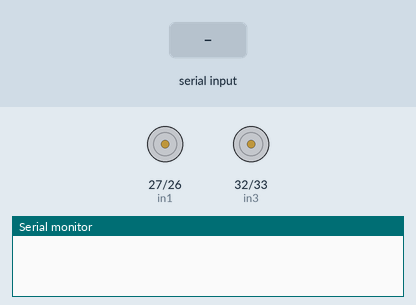
This sketch was run on a simulated ESP32. Parts: motor-driver pin pairs drawn as motors (green arrow = first pin HIGH = forward, orange = second pin HIGH = backward, longer = more drive, scaled by the enable pin), the last lines printed to the serial monitor. The inputs (shaded band) are chosen by the test bench.

Above: at 1.2 s.
1.3 s: "error_\n" received over Serial
At 2.4 s:
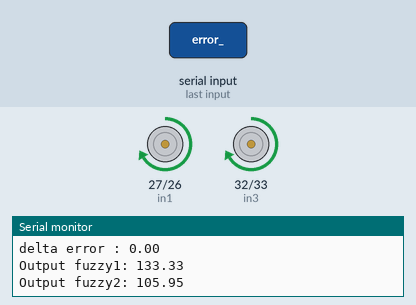
2.8 s: "error_90\n" received over Serial
At 3.6 s:
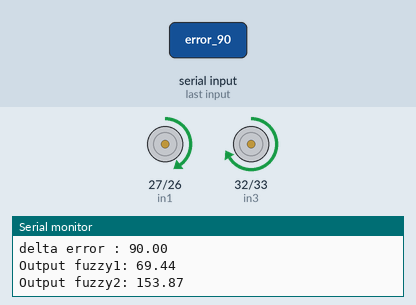
4.3 s: "error_,45\n" received over Serial
At 4.7 s:
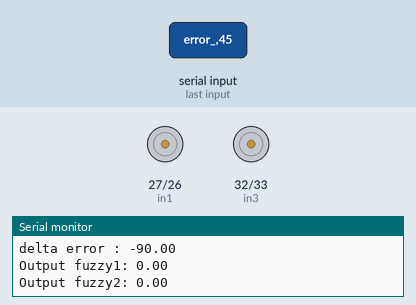
Timing chart, 0 to 7.3 s (numbered marks = the images above; inputs shaded):
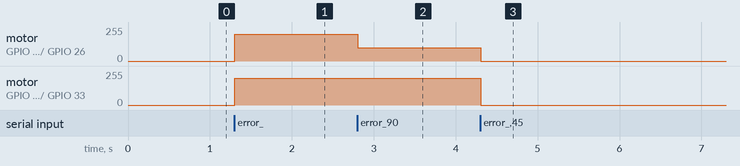

Measured:
- after the input at 1.3 s, motor on GPIO 27 (in1) / GPIO 26 (in2), motor on GPIO 32 (in3) / GPIO 33 (in4): stopped → forward 200/255 at once
- after the input at 2.8 s, motor on GPIO 27 (in1) / GPIO 26 (in2): forward 200/255 → forward 100/255 at once
- after the input at 4.3 s, motor on GPIO 27 (in1) / GPIO 26 (in2): forward 100/255 → stopped at once; motor on GPIO 32 (in3) / GPIO 33 (in4): forward 200/255 → stopped at once

The sketch:

FLC_DriverL298N.ino
```cpp
#include <Fuzzy.h>

#define enA 14
#define in1 27
#define in2 26
#define enB 12
#define in3 32
#define in4 33

int motorSpeedA = 0;
int motorSpeedB = 0;


// Membuat objek Fuzzy/////////////////////////////////////////////////////////////////////////////////////////////////////////////////////////////////////////
Fuzzy *fuzzy = new Fuzzy();

// Mendefinisikan FuzzySet untuk input dan output

// Input membership function untuk error

FuzzySet *Kiri_Tajam = new FuzzySet(-70, -70, -50, -30);
FuzzySet *Kiri = new FuzzySet(-40, -30, -20, -10);
FuzzySet *Lurus = new FuzzySet(-10, -5, 5, 10);
FuzzySet *Kanan = new FuzzySet(10, 20 , 30, 40);
FuzzySet *Kanan_Tajam = new FuzzySet(30, 50, 70, 70);

// Input membership function untuk delta_error
FuzzySet *Delta_Kiri_Tajam = new FuzzySet(-70, -50, -30, -30);
FuzzySet *Delta_Kiri = new FuzzySet(-40, -30, -20, -10);
FuzzySet *Delta_Lurus = new FuzzySet(-10, -5, 5, 10);
FuzzySet *Delta_Kanan = new FuzzySet(10, 20, 30, 40);
FuzzySet *Delta_Kanan_Tajam = new FuzzySet(30, 50, 70, 70);
///////////////////////////////////////////////////////////////////////////////////////////////////////////////////////////////////////////////////////////

//// Output membership function (kecepatan motor kanan)
//FuzzySet *RightStop = new FuzzySet(0, 0, 5, 10);
//FuzzySet *RightPelan = new FuzzySet(50, 50, 75, 100);
//FuzzySet *RightSedang = new FuzzySet(100, 125, 150, 175);
//FuzzySet *RightCepat = new FuzzySet(175, 200, 225, 225);


//// Output membership function (kecepatan motor kiri)
//FuzzySet *LeftStop = new FuzzySet(0, 0, 0.5, 1);
//FuzzySet *LeftPelan = new FuzzySet(50, 50, 75, 100);
//FuzzySet *LeftSedang = new FuzzySet(100, 125, 150, 175);
//FuzzySet *LeftCepat = new FuzzySet(175, 200, 225, 225);
////////////////////////////////////////////////////////////////////////////////////////////////////////////////////////////////////////////////////

//// Output membership function (kecepatan motor kanan)
//FuzzySet *RightStop = new FuzzySet(0, 0, 5, 10);
FuzzySet *RightPelan = new FuzzySet(50, 50, 75, 100);
FuzzySet *RightSedang = new FuzzySet(100, 115, 140, 175);
FuzzySet *RightCepat = new FuzzySet(175, 180, 205, 205);


//// Output membership function (kecepatan motor kiri)
//FuzzySet *LeftStop = new FuzzySet(0, 0, 0.5, 1);
FuzzySet *LeftPelan = new FuzzySet(50, 50, 75, 100);
FuzzySet *LeftSedang = new FuzzySet(100, 115, 140, 175);
FuzzySet *LeftCepat = new FuzzySet(175, 180, 205, 205);

float previousError = 0; // Menyimpan nilai error sebelumnya

void setup(){
  pinMode(enA, OUTPUT);
  pinMode(enB, OUTPUT);
  pinMode(in1, OUTPUT);
  pinMode(in2, OUTPUT);
  pinMode(in3, OUTPUT);
  pinMode(in4, OUTPUT);

  Serial.begin(115200);

  // Menambahkan FuzzyInput untuk error
  FuzzyInput *error = new FuzzyInput(1);
  error->addFuzzySet(Kiri_Tajam);
  error->addFuzzySet(Kiri);
  error->addFuzzySet(Lurus);
  error->addFuzzySet(Kanan);
  error->addFuzzySet(Kanan_Tajam);
  fuzzy->addFuzzyInput(error);

  // Menambahkan FuzzyInput untuk delta_error
  FuzzyInput *delta_error = new FuzzyInput(2);
  delta_error->addFuzzySet(Delta_Kiri_Tajam);
  delta_error->addFuzzySet(Delta_Kiri);
  delta_error->addFuzzySet(Delta_Lurus);
  delta_error->addFuzzySet(Delta_Kanan);
  delta_error->addFuzzySet(Delta_Kanan_Tajam);
  fuzzy->addFuzzyInput(delta_error);

  // Menambahkan FuzzyOutput untuk motor kanan dan kiri
  FuzzyOutput *MotorKanan = new FuzzyOutput(1); // Output 1 untuk Motor Kanan
  MotorKanan->addFuzzySet(RightPelan);
  MotorKanan->addFuzzySet(RightSedang);
  MotorKanan->addFuzzySet(RightCepat);
  fuzzy->addFuzzyOutput(MotorKanan);

  FuzzyOutput *MotorKiri = new FuzzyOutput(2);
  MotorKiri->addFuzzySet(LeftPelan);
  MotorKiri->addFuzzySet(LeftSedang);
  MotorKiri->addFuzzySet(LeftCepat);
  fuzzy->addFuzzyOutput(MotorKiri);


  //  // Definisi FuzzyRuleAntecedent dan FuzzyRuleConsequent berdasarkan tabel // Belok kiri tajam
    FuzzyRuleAntecedent *ifKiri_TajamAndDelta_Kiri_Tajam = new FuzzyRuleAntecedent();
    ifKiri_TajamAndDelta_Kiri_Tajam->joinWithAND(Kiri_Tajam, Delta_Kiri_Tajam);
    FuzzyRuleConsequent *thenRightCepatAndLeftPelan1 = new FuzzyRuleConsequent();
    thenRightCepatAndLeftPelan1->addOutput(RightCepat);
    thenRightCepatAndLeftPelan1->addOutput(LeftPelan);
    FuzzyRule *fuzzyRule1 = new FuzzyRule(1, ifKiri_TajamAndDelta_Kiri_Tajam, thenRightCepatAndLeftPelan1);
    fuzzy->addFuzzyRule(fuzzyRule1);

    //Belok Kanan tajam
    FuzzyRuleAntecedent *ifKanan_TajamAndDelta_Kanan_Tajam = new FuzzyRuleAntecedent();
    ifKanan_TajamAndDelta_Kanan_Tajam->joinWithAND(Kanan_Tajam, Delta_Kanan_Tajam);
    FuzzyRuleConsequent *thenRightPelanAndLeftCepat = new FuzzyRuleConsequent();
    thenRightPelanAndLeftCepat->addOutput(RightPelan);
    thenRightPelanAndLeftCepat->addOutput(LeftCepat);
    FuzzyRule *fuzzyRule2 = new FuzzyRule(2, ifKanan_TajamAndDelta_Kanan_Tajam, thenRightPelanAndLeftCepat);
    fuzzy->addFuzzyRule(fuzzyRule2);

    //Lurus enek 5 (rule 3-7)
    FuzzyRuleAntecedent *ifKiriAndDelta_Lurus= new FuzzyRuleAntecedent();
    ifKiriAndDelta_Lurus->joinWithAND(Kiri, Delta_Lurus);
    FuzzyRuleConsequent *thenRightSedangAndLeftSedang1 = new FuzzyRuleConsequent();
    thenRightSedangAndLeftSedang1->addOutput(RightSedang);
    thenRightSedangAndLeftSedang1->addOutput(LeftSedang);
    FuzzyRule *fuzzyRule3 = new FuzzyRule(3, ifKiriAndDelta_Lurus, thenRightSedangAndLeftSedang1);
    fuzzy->addFuzzyRule(fuzzyRule3);

      FuzzyRuleAntecedent *ifLurusAndDelta_Kiri = new FuzzyRuleAntecedent();
    ifLurusAndDelta_Kiri->joinWithAND(Lurus, Delta_Kiri);
    FuzzyRuleConsequent *thenRightSedangAndLeftSedang2 = new FuzzyRuleConsequent();
    thenRightSedangAndLeftSedang2->addOutput(RightSedang);
    thenRightSedangAndLeftSedang2->addOutput(LeftSedang);
    FuzzyRule *fuzzyRule4 = new FuzzyRule(4, ifLurusAndDelta_Kiri, thenRightSedangAndLeftSedang2);
    fuzzy->addFuzzyRule(fuzzyRule4);

    FuzzyRuleAntecedent *ifLurusAndDelta_Lurus = new FuzzyRuleAntecedent();
    ifLurusAndDelta_Lurus->joinWithAND(Lurus, Delta_Lurus);
    FuzzyRuleConsequent *thenRightSedangAndLeftSedang3 = new FuzzyRuleConsequent();
    thenRightSedangAndLeftSedang3->addOutput(RightSedang);
    thenRightSedangAndLeftSedang3->addOutput(LeftSedang);
    FuzzyRule *fuzzyRule5 = new FuzzyRule(5, ifLurusAndDelta_Lurus, thenRightSedangAndLeftSedang3);
    fuzzy->addFuzzyRule(fuzzyRule5);

    FuzzyRuleAntecedent *ifLurusAndDelta_Kanan = new FuzzyRuleAntecedent();
    ifLurusAndDelta_Kanan->joinWithAND(Lurus, Delta_Kanan);
    FuzzyRuleConsequent *thenRightSedangAndLeftSedang4 = new FuzzyRuleConsequent();
    thenRightSedangAndLeftSedang4->addOutput(RightSedang);
    thenRightSedangAndLeftSedang4->addOutput(LeftSedang);
    FuzzyRule *fuzzyRule6 = new FuzzyRule(6, ifLurusAndDelta_Kanan, thenRightSedangAndLeftSedang4);
    fuzzy->addFuzzyRule(fuzzyRule6);

    FuzzyRuleAntecedent *ifKananAndDelta_Lurus = new FuzzyRuleAntecedent();
    ifKananAndDelta_Lurus->joinWithAND(Kanan, Delta_Lurus);
    FuzzyRuleConsequent *thenRightSedangAndLeftSedang5 = new FuzzyRuleConsequent();
    thenRightSedangAndLeftSedang5->addOutput(RightSedang);
    thenRightSedangAndLeftSedang5->addOutput(LeftSedang);
    FuzzyRule *fuzzyRule7 = new FuzzyRule(7, ifKananAndDelta_Lurus, thenRightSedangAndLeftSedang5);
    fuzzy->addFuzzyRule(fuzzyRule7);

    //Belok kiri enek 9 (Berarti rule 8 - 16)
    FuzzyRuleAntecedent *ifKiri_TajamAndDelta_Kiri = new FuzzyRuleAntecedent();
    ifKiri_TajamAndDelta_Kiri->joinWithAND(Kiri_Tajam, Delta_Kiri);
    FuzzyRuleConsequent *thenRightSedangAndLeftPelan1 = new FuzzyRuleConsequent();
    thenRightSedangAndLeftPelan1->addOutput(RightSedang);
    thenRightSedangAndLeftPelan1->addOutput(LeftPelan);
    FuzzyRule *fuzzyRule8 = new FuzzyRule(8, ifKiri_TajamAndDelta_Kiri, thenRightSedangAndLeftPelan1);
    fuzzy->addFuzzyRule(fuzzyRule8);

    FuzzyRuleAntecedent *ifKiri_TajamAndDelta_Lurus = new FuzzyRuleAntecedent();
    ifKiri_TajamAndDelta_Lurus->joinWithAND(Kiri_Tajam, Delta_Lurus);
    FuzzyRuleConsequent *thenRightSedangAndLeftPelan2 = new FuzzyRuleConsequent();
    thenRightSedangAndLeftPelan2->addOutput(RightSedang);
    thenRightSedangAndLeftPelan2->addOutput(LeftPelan);
    FuzzyRule *fuzzyRule9 = new FuzzyRule(9, ifKiri_TajamAndDelta_Lurus, thenRightSedangAndLeftPelan2);
    fuzzy->addFuzzyRule(fuzzyRule9);

    FuzzyRuleAntecedent *ifKiri_TajamAndDelta_Kanan = new FuzzyRuleAntecedent();
    ifKiri_TajamAndDelta_Kanan->joinWithAND(Kiri_Tajam, Delta_Kanan);
    FuzzyRuleConsequent *thenRightSedangAndLeftPelan3 = new FuzzyRuleConsequent();
    thenRightSedangAndLeftPelan3->addOutput(RightSedang);
    thenRightSedangAndLeftPelan3->addOutput(LeftPelan);
    FuzzyRule *fuzzyRule10 = new FuzzyRule(10, ifKiri_TajamAndDelta_Kanan, thenRightSedangAndLeftPelan3);
    fuzzy->addFuzzyRule(fuzzyRule10);

    FuzzyRuleAntecedent *ifKiri_TajamAndDelta_Kanan_Tajam = new FuzzyRuleAntecedent();
    ifKiri_TajamAndDelta_Kanan_Tajam->joinWithAND(Kiri_Tajam, Delta_Kanan_Tajam);
    FuzzyRuleConsequent *thenRightSedangAndLeftPelan4 = new FuzzyRuleConsequent();
    thenRightSedangAndLeftPelan4->addOutput(RightSedang);
    thenRightSedangAndLeftPelan4->addOutput(LeftPelan);
    FuzzyRule *fuzzyRule11 = new FuzzyRule(11, ifKiri_TajamAndDelta_Kanan_Tajam, thenRightSedangAndLeftPelan4);
    fuzzy->addFuzzyRule(fuzzyRule11);

    FuzzyRuleAntecedent *ifKiriAndDelta_Kiri_tajam = new FuzzyRuleAntecedent();
    ifKiriAndDelta_Kiri_tajam->joinWithAND(Kiri, Delta_Kiri_Tajam);
    FuzzyRuleConsequent *thenRightSedangAndLeftPelan5 = new FuzzyRuleConsequent();
    thenRightSedangAndLeftPelan5->addOutput(RightSedang);
    thenRightSedangAndLeftPelan5->addOutput(LeftPelan);
    FuzzyRule *fuzzyRule12 = new FuzzyRule(12, ifKiriAndDelta_Kiri_tajam, thenRightSedangAndLeftPelan5);
    fuzzy->addFuzzyRule(fuzzyRule12);

    FuzzyRuleAntecedent *ifKiriAndDelta_Kiri_Tajam = new FuzzyRuleAntecedent();
    ifKiriAndDelta_Kiri_Tajam->joinWithAND(Kiri, Delta_Kiri_Tajam);
    FuzzyRuleConsequent *thenRightSedangAndLeftPelan6 = new FuzzyRuleConsequent();
    thenRightSedangAndLeftPelan6->addOutput(RightSedang);
    thenRightSedangAndLeftPelan6->addOutput(LeftPelan);
    FuzzyRule *fuzzyRule13 = new FuzzyRule(13, ifKiriAndDelta_Kiri_Tajam, thenRightSedangAndLeftPelan6);
    fuzzy->addFuzzyRule(fuzzyRule13);

      FuzzyRuleAntecedent *ifKiriAndDelta_Kanan = new FuzzyRuleAntecedent();
    ifKiriAndDelta_Kanan->joinWithAND(Kiri, Delta_Kanan);
    FuzzyRuleConsequent *thenRightSedangAndLeftPelan7 = new FuzzyRuleConsequent();
    thenRightSedangAndLeftPelan7->addOutput(RightSedang);
    thenRightSedangAndLeftPelan7->addOutput(LeftPelan);
    FuzzyRule *fuzzyRule14 = new FuzzyRule(14, ifKiriAndDelta_Kanan, thenRightSedangAndLeftPelan7);
    fuzzy->addFuzzyRule(fuzzyRule14);

    FuzzyRuleAntecedent *ifKiriAndDelta_Kanan_Tajam = new FuzzyRuleAntecedent();
    ifKiriAndDelta_Kanan_Tajam->joinWithAND(Kiri, Delta_Kanan_Tajam);
    FuzzyRuleConsequent *thenRightSedangAndLeftPelan8 = new FuzzyRuleConsequent();
    thenRightSedangAndLeftPelan8->addOutput(RightSedang);
    thenRightSedangAndLeftPelan8->addOutput(LeftPelan);
    FuzzyRule *fuzzyRule15 = new FuzzyRule(15, ifKiriAndDelta_Kanan_Tajam, thenRightSedangAndLeftPelan8);
    fuzzy->addFuzzyRule(fuzzyRule15);

    FuzzyRuleAntecedent *ifLurusAndDelta_Kiri_Tajam = new FuzzyRuleAntecedent();
    ifLurusAndDelta_Kiri_Tajam->joinWithAND(Lurus, Delta_Kiri_Tajam);
    FuzzyRuleConsequent *thenRightSedangAndLeftPelan9 = new FuzzyRuleConsequent();
    thenRightSedangAndLeftPelan9->addOutput(RightSedang);
    thenRightSedangAndLeftPelan9->addOutput(LeftPelan);
    FuzzyRule *fuzzyRule16 = new FuzzyRule(16, ifLurusAndDelta_Kiri_Tajam, thenRightSedangAndLeftPelan9);
    fuzzy->addFuzzyRule(fuzzyRule16);


    //belok kanan enek 9 (rule 16 -25)
    FuzzyRuleAntecedent *ifLurusAndDelta_Kanan_Tajam = new FuzzyRuleAntecedent();
    ifLurusAndDelta_Kanan_Tajam->joinWithAND(Lurus, Delta_Kanan_Tajam);
    FuzzyRuleConsequent *thenRightPelanAndLeftSedang1 = new FuzzyRuleConsequent();
    thenRightPelanAndLeftSedang1->addOutput(RightPelan);
    thenRightPelanAndLeftSedang1->addOutput(LeftSedang);
    FuzzyRule *fuzzyRule17 = new FuzzyRule(17, ifLurusAndDelta_Kanan_Tajam, thenRightPelanAndLeftSedang1);
    fuzzy->addFuzzyRule(fuzzyRule17);

    FuzzyRuleAntecedent *ifKananAndDelta_Kiri_Tajam = new FuzzyRuleAntecedent();
    ifKananAndDelta_Kiri_Tajam->joinWithAND(Kanan, Delta_Kiri_Tajam);
    FuzzyRuleConsequent *thenRightPelanAndLeftSedang2 = new FuzzyRuleConsequent();
    thenRightPelanAndLeftSedang2->addOutput(RightPelan);
    thenRightPelanAndLeftSedang2->addOutput(LeftSedang);
    FuzzyRule *fuzzyRule18 = new FuzzyRule(18, ifKananAndDelta_Kiri_Tajam, thenRightPelanAndLeftSedang2);
    fuzzy->addFuzzyRule(fuzzyRule18);

    FuzzyRuleAntecedent *ifKananAndDelta_Kiri= new FuzzyRuleAntecedent();
    ifKananAndDelta_Kiri->joinWithAND(Kanan, Delta_Kiri);
    FuzzyRuleConsequent *thenRightPelanAndLeftSedang3 = new FuzzyRuleConsequent();
    thenRightPelanAndLeftSedang3->addOutput(RightPelan);
    thenRightPelanAndLeftSedang3->addOutput(LeftSedang);
    FuzzyRule *fuzzyRule19 = new FuzzyRule(19, ifKananAndDelta_Kiri, thenRightPelanAndLeftSedang3);
    fuzzy->addFuzzyRule(fuzzyRule19);

    FuzzyRuleAntecedent *ifKananAndDelta_Kanan= new FuzzyRuleAntecedent();
    ifKananAndDelta_Kanan->joinWithAND(Kanan, Delta_Kanan);
    FuzzyRuleConsequent *thenRightPelanAndLeftSedang4 = new FuzzyRuleConsequent();
    thenRightPelanAndLeftSedang4->addOutput(RightPelan);
    thenRightPelanAndLeftSedang4->addOutput(LeftSedang);
    FuzzyRule *fuzzyRule20 = new FuzzyRule(20, ifKananAndDelta_Kanan, thenRightPelanAndLeftSedang4);
    fuzzy->addFuzzyRule(fuzzyRule20);

    FuzzyRuleAntecedent *ifKananAndDelta_Kanan_Tajam = new FuzzyRuleAntecedent();
    ifKananAndDelta_Kanan_Tajam->joinWithAND(Kanan, Delta_Kanan_Tajam);
    FuzzyRuleConsequent *thenRightPelanAndLeftSedang5 = new FuzzyRuleConsequent();
    thenRightPelanAndLeftSedang5->addOutput(RightPelan);
    thenRightPelanAndLeftSedang5->addOutput(LeftSedang);
    FuzzyRule *fuzzyRule21 = new FuzzyRule(21, ifKananAndDelta_Kanan_Tajam, thenRightPelanAndLeftSedang5);
    fuzzy->addFuzzyRule(fuzzyRule21);

    FuzzyRuleAntecedent *ifKanan_TajamAndDelta_Kiri_Tajam = new FuzzyRuleAntecedent();
    ifKanan_TajamAndDelta_Kiri_Tajam->joinWithAND(Kanan_Tajam, Delta_Kiri_Tajam);
    FuzzyRuleConsequent *thenRightPelanAndLeftSedang6 = new FuzzyRuleConsequent();
    thenRightPelanAndLeftSedang6->addOutput(RightPelan);
    thenRightPelanAndLeftSedang6->addOutput(LeftSedang);
    FuzzyRule *fuzzyRule22 = new FuzzyRule(22, ifKanan_TajamAndDelta_Kiri_Tajam, thenRightPelanAndLeftSedang6);
    fuzzy->addFuzzyRule(fuzzyRule22);

    FuzzyRuleAntecedent *ifKanan_TajamAndDelta_Kiri = new FuzzyRuleAntecedent();
    ifKanan_TajamAndDelta_Kiri->joinWithAND(Kanan_Tajam, Delta_Kiri);
    FuzzyRuleConsequent *thenRightPelanAndLeftSedang7 = new FuzzyRuleConsequent();
    thenRightPelanAndLeftSedang7->addOutput(RightPelan);
    thenRightPelanAndLeftSedang7->addOutput(LeftSedang);
    FuzzyRule *fuzzyRule23 = new FuzzyRule(23, ifKanan_TajamAndDelta_Kiri, thenRightPelanAndLeftSedang7);
    fuzzy->addFuzzyRule(fuzzyRule23);

    FuzzyRuleAntecedent *ifKanan_TajamAndDelta_Lurus = new FuzzyRuleAntecedent();
    ifKanan_TajamAndDelta_Lurus->joinWithAND(Kanan_Tajam, Delta_Lurus);
    FuzzyRuleConsequent *thenRightPelanAndLeftSedang8 = new FuzzyRuleConsequent();
    thenRightPelanAndLeftSedang8->addOutput(RightPelan);
    thenRightPelanAndLeftSedang8->addOutput(LeftSedang);
    FuzzyRule *fuzzyRule24 = new FuzzyRule(24, ifKanan_TajamAndDelta_Lurus, thenRightPelanAndLeftSedang8);
    fuzzy->addFuzzyRule(fuzzyRule24);

    FuzzyRuleAntecedent *ifKanan_TajamAndDelta_Kanan = new FuzzyRuleAntecedent();
    ifKanan_TajamAndDelta_Kanan->joinWithAND(Kanan_Tajam, Delta_Kanan);
    FuzzyRuleConsequent *thenRightPelanAndLeftSedang9 = new FuzzyRuleConsequent();
    thenRightPelanAndLeftSedang9->addOutput(RightPelan);
    thenRightPelanAndLeftSedang9->addOutput(LeftSedang);
    FuzzyRule *fuzzyRule25 = new FuzzyRule(25, ifKanan_TajamAndDelta_Kanan, thenRightPelanAndLeftSedang9);
    fuzzy->addFuzzyRule(fuzzyRule25);
}


void loop(){
  if (Serial.available() > 0) {
    String data = Serial.readStringUntil('\n'); // Membaca data serial hingga newline (\n)

    if (data.startsWith("error_")) { // Memeriksa apakah data dimulai dengan "error_"
      String errorString = data.substring(6); // Mengambil substring setelah "error_"
      float currentError = errorString.toFloat(); // Mengkonversi substring ke nilai float
//      float deltaError = previousError - 0; // Menghitung delta_error dari nilai previousError dikurangi 0

      float deltaError = currentError - previousError; // Menghitung delta_error dari nilai previousError dikurangi error sebelumnya

      Serial.print("error : ");
      Serial.println(currentError);
      Serial.print("delta error : ");
      Serial.println(deltaError);

      fuzzy->setInput(1, currentError); // Mengatur input fuzzy untuk error
      fuzzy->setInput(2, deltaError); // Mengatur input fuzzy untuk delta_error

      fuzzy->fuzzify(); // Melakukan fuzzifikasi

       // Mendefuzzifikasi output /////////////////////////////////////////////////////////////////////////////////////////////////////////////
      float output1 = fuzzy->defuzzify(1);
      float output2 = fuzzy->defuzzify(2);


      Serial.print("Output fuzzy1: ");
      Serial.println(output1);
      Serial.print("Output fuzzy2: ");
      Serial.println(output2);

      // Mengatur kecepatan motor berdasarkan hasil defuzzifikasi dan aturan fuzzy
      int pwmValueKanan = 0;
      int pwmValueKiri = 0;


//// Output membership function (kecepatan motor kiri)
//FuzzySet *LeftStop = new FuzzySet(0, 0, 0.5, 1);
//FuzzySet *LeftPelan = new FuzzySet(50, 50, 75, 100);
//FuzzySet *LeftSedang = new FuzzySet(90, 115, 140, 165);
//FuzzySet *LeftCepat = new FuzzySet(155, 180, 205, 205);

       if (output1 >= 155 && output2 >= 50 && output2 <= 100) { // BelokKiriTajam
        pwmValueKanan = 240; // Kecepatan motor kanan cepat
        pwmValueKiri = 100; // Kecepatan motor kiri pelan
      } else if (output1 >= 100 && output1 <= 175 && output2 >=50 && output2 <= 100) { // BelokKiri
        pwmValueKanan = 200; // Kecepatan motor kanan sedang
        pwmValueKiri = 100; // Kecepatan motor kiri pelan
      } else if (output1 >= 100 && output1 <= 175 && output2 >= 100 && output2 <= 175) { // MajuLurus
        pwmValueKanan = 200; // Kecepatan motor kanan sedang
        pwmValueKiri = 200; // Kecepatan motor kiri sedang
      } else if (output1 >= 50 && output1 <= 100 && output2 >= 100 && output2 <= 175) { // BelokKanan
        pwmValueKanan = 100; // Kecepatan motor kanan rendah
        pwmValueKiri = 200; // Kecepatan motor kiri sedang
      } else if (output1 >= 50 && output1 <= 100 && output2 >= 155) { // BelokKananTajam
        pwmValueKanan = 100; // Kecepatan motor kanan sedang
        pwmValueKiri = 240; // Kecepatan motor kiri tinggi
      }


      // Menulis nilai PWM ke motor driver
      analogWrite(enA, pwmValueKanan);
      analogWrite(enB, pwmValueKiri);

      // Mengatur arah motor
      digitalWrite(in1, HIGH);
      digitalWrite(in2, LOW);
      digitalWrite(in3, HIGH);
      digitalWrite(in4, LOW);

      previousError = currentError; // Menyimpan currentError sebagai previousError untuk perhitungan berikutnya
    }
  }
}
```
